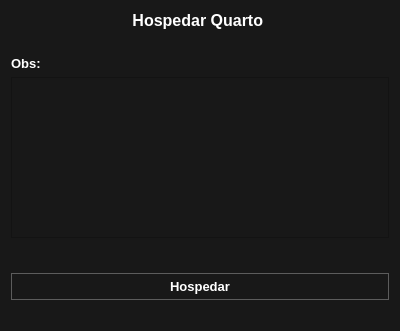
<?xml version="1.0" encoding="UTF-8"?>
<ui version="4.0">
 <class>AbrirQuarto</class>
 <widget class="QDialog" name="AbrirQuarto">
  <property name="geometry">
   <rect>
    <x>0</x>
    <y>0</y>
    <width>400</width>
    <height>331</height>
   </rect>
  </property>
  <property name="windowTitle">
   <string>Reservar Quarto</string>
  </property>
  <property name="styleSheet">
   <string notr="true">background-color: #181818;</string>
  </property>
  <layout class="QVBoxLayout" name="verticalLayout_3">
   <item>
    <widget class="QLabel" name="label">
     <property name="font">
      <font>
       <family>Nirmala UI</family>
       <pointsize>12</pointsize>
       <bold>true</bold>
      </font>
     </property>
     <property name="styleSheet">
      <string notr="true">color: rgb(255, 255, 255);</string>
     </property>
     <property name="text">
      <string>Hospedar Quarto </string>
     </property>
     <property name="alignment">
      <set>Qt::AlignCenter</set>
     </property>
    </widget>
   </item>
   <item>
    <spacer name="horizontalSpacer">
     <property name="orientation">
      <enum>Qt::Horizontal</enum>
     </property>
     <property name="sizeHint" stdset="0">
      <size>
       <width>40</width>
       <height>20</height>
      </size>
     </property>
    </spacer>
   </item>
   <item>
    <layout class="QVBoxLayout" name="verticalLayout">
     <item>
      <spacer name="verticalSpacer">
       <property name="orientation">
        <enum>Qt::Vertical</enum>
       </property>
       <property name="sizeHint" stdset="0">
        <size>
         <width>20</width>
         <height>40</height>
        </size>
       </property>
      </spacer>
     </item>
    </layout>
   </item>
   <item>
    <layout class="QVBoxLayout" name="verticalLayout_2">
     <item>
      <widget class="QLabel" name="label_3">
       <property name="font">
        <font>
         <family>Nirmala UI</family>
         <pointsize>10</pointsize>
         <bold>true</bold>
        </font>
       </property>
       <property name="styleSheet">
        <string notr="true">color: rgb(255, 255, 255);</string>
       </property>
       <property name="text">
        <string>Obs:</string>
       </property>
      </widget>
     </item>
     <item>
      <widget class="QTextEdit" name="textEdit">
       <property name="font">
        <font>
         <pointsize>10</pointsize>
         <bold>true</bold>
        </font>
       </property>
       <property name="styleSheet">
        <string notr="true">color: rgb(255, 255, 255);</string>
       </property>
      </widget>
     </item>
     <item>
      <spacer name="verticalSpacer_2">
       <property name="orientation">
        <enum>Qt::Vertical</enum>
       </property>
       <property name="sizeHint" stdset="0">
        <size>
         <width>20</width>
         <height>40</height>
        </size>
       </property>
      </spacer>
     </item>
    </layout>
   </item>
   <item>
    <spacer name="horizontalSpacer_2">
     <property name="orientation">
      <enum>Qt::Horizontal</enum>
     </property>
     <property name="sizeHint" stdset="0">
      <size>
       <width>40</width>
       <height>20</height>
      </size>
     </property>
    </spacer>
   </item>
   <item>
    <widget class="QPushButton" name="btn_alugar">
     <property name="font">
      <font>
       <pointsize>10</pointsize>
       <bold>true</bold>
      </font>
     </property>
     <property name="cursor">
      <cursorShape>PointingHandCursor</cursorShape>
     </property>
     <property name="styleSheet">
      <string notr="true">color: rgb(255, 255, 255);
border: 1px solid rgb(92,92,92);
padding-top:5px;
padding-bottom:5px;</string>
     </property>
     <property name="text">
      <string>Hospedar</string>
     </property>
    </widget>
   </item>
   <item>
    <spacer name="horizontalSpacer_3">
     <property name="orientation">
      <enum>Qt::Horizontal</enum>
     </property>
     <property name="sizeHint" stdset="0">
      <size>
       <width>40</width>
       <height>20</height>
      </size>
     </property>
    </spacer>
   </item>
  </layout>
 </widget>
 <resources/>
 <connections/>
</ui>
